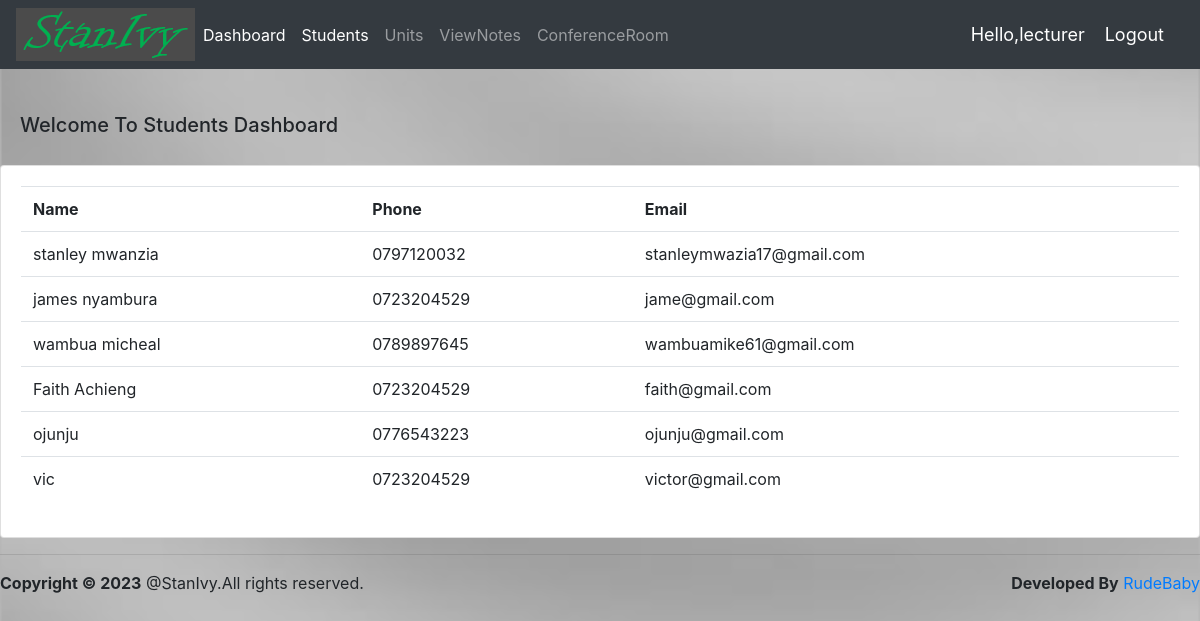
The app's page /students/ (signed in) with its own data.
### events/models.py (models this page shows, shortened)
class student(models.Model):
    name = models.CharField(max_length=200, null=True)
    phone = models.CharField(max_length=200, null=True)
    email = models.CharField(max_length=200, null=True)
    date_created = models.DateTimeField(auto_now_add=True, null=True)

### events/views.py (the view)
# urls.py: path('students/', views.students,name="students"),
@login_required(login_url='login')
def students(request):
    students= student.objects.all()
    context = {'students':students}
    return render(request,'events/students.html',context)

### events/templates/events/students.html (shortened to what this page needs)
{% extends 'events/main.html'%}
{% load static %}
{% block content %}
<body style="background-image:url('{% static 'images/image5.jpg' %}');background-repeat:repeat;background-size:100;">
<br>
<div class="row">
    <div class="col-md">
        <div class="card-body">
            <h5>Welcome To Students Dashboard</h5>
        </div>
        <div class="card card-body">
            <table class="table">
                <tr>
                    <th>Name</th>
                    <th>Phone</th>
                    <th>Email</th>
                </tr>
                {% for i in students %}
                <tr>
                    <td>{{i.name}}</td>
                    <td>{{i.phone}}</td>
                    <td>{{i.email}}</td>
                </tr>
                {% endfor %}
            </table>
        </div>
    </div>
</div>
{% endblock content%}

### events/templates/events/navbar.html (shortened to what this page needs)
{% load static %}
<nav class="navbar navbar-expand-lg navbar-dark bg-dark">
    <img src="{% static 'images/class3.png' %}">
  <div class="collapse navbar-collapse" id="navbarNav">
    <ul class="navbar-nav">
        {% if request.user.is_staff %}
      <li class="nav-item active">
        <a class="nav-link" href="{% url 'home' %}">Dashboard</a>
      </li>
        {% endif %}
      <li class="nav-item active">
       <a class="nav-link" href="{% url 'students' %}">Students</a>
      </li>
         <li class="nav-item ">
       <a class="nav-link" href="{% url 'unit' %}">Units</a>
      </li>
        <li class="nav-item ">
       <a class="nav-link" href="{% url 'book_list' %}">ViewNotes</a>
      </li>
        <li class="nav-item ">
       <a class="nav-link" href="{% url 'chat' %} ">ConferenceRoom</a>
      </li>
      </ul>
  </div>
    <span class="hello-msg">Hello,{{request.user}}</span>
        <span ><a class="hello-msg" href="{% url 'logout' %}">Logout</a> </span>
</nav>

### static/css/main.css (style rules this page uses)
body { background-color:#ebeff5; }
body { background-image:url(admin.jpg); background-size:100%; }

### events/templates/events/navbar.html (style rules this page uses)
.hello-msg { font-size: 18px; color:#fff; margin-right: 20px }

### records on screen
student: name "stanley mwanzia", phone "0797120032", email "stanleymwazia17@gmail.com"
student: name "james nyambura", phone "0723204529", email "jame@gmail.com"
student: name "wambua micheal", phone "0789897645", email "wambuamike61@gmail.com"
student: name "Faith Achieng", phone "0723204529", email "faith@gmail.com"
student: name "ojunju", phone "0776543223", email "ojunju@gmail.com"
student: name "vic", phone "0723204529", email "victor@gmail.com"

### other values on screen
{{ request.user }} "lecturer"
